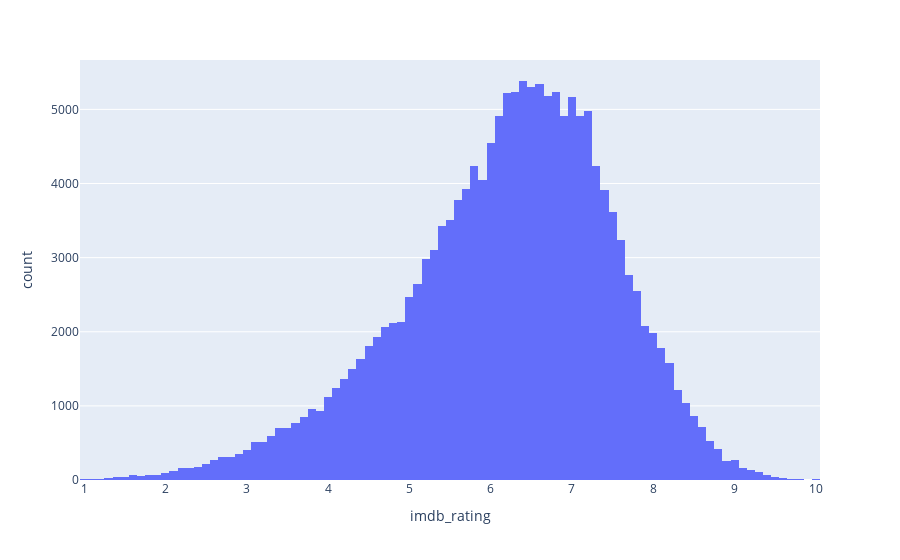

Notebook code for this chart:
### Code cell
px.histogram(model_df, 'imdb_rating')

### Figure 1 — Plotly figure (JSON) as saved in the notebook; plotly's stock layout.template omitted (floating-point values rounded to 4 significant figures; data arrays with more than 128 entries replaced by an {"elided": "..."} marker saying what was removed)
{"data": [{"alignmentgroup": "True", "bingroup": "x", "hovertemplate": "imdb_rating=%{x}<br>count=%{y}<extra></extra>", "legendgroup": "", "marker": {"color": "#636efa", "pattern": {"shape": ""}}, "name": "", "offsetgroup": "", "orientation": "v", "showlegend": false, "type": "histogram", "x": {"elided": "160422 float values"}, "xaxis": "x", "yaxis": "y"}], "layout": {"barmode": "relative", "legend": {"tracegroupgap": 0}, "margin": {"t": 60}, "xaxis": {"anchor": "y", "domain": [0, 1], "title": {"text": "imdb_rating"}}, "yaxis": {"anchor": "x", "domain": [0, 1], "title": {"text": "count"}}}}
